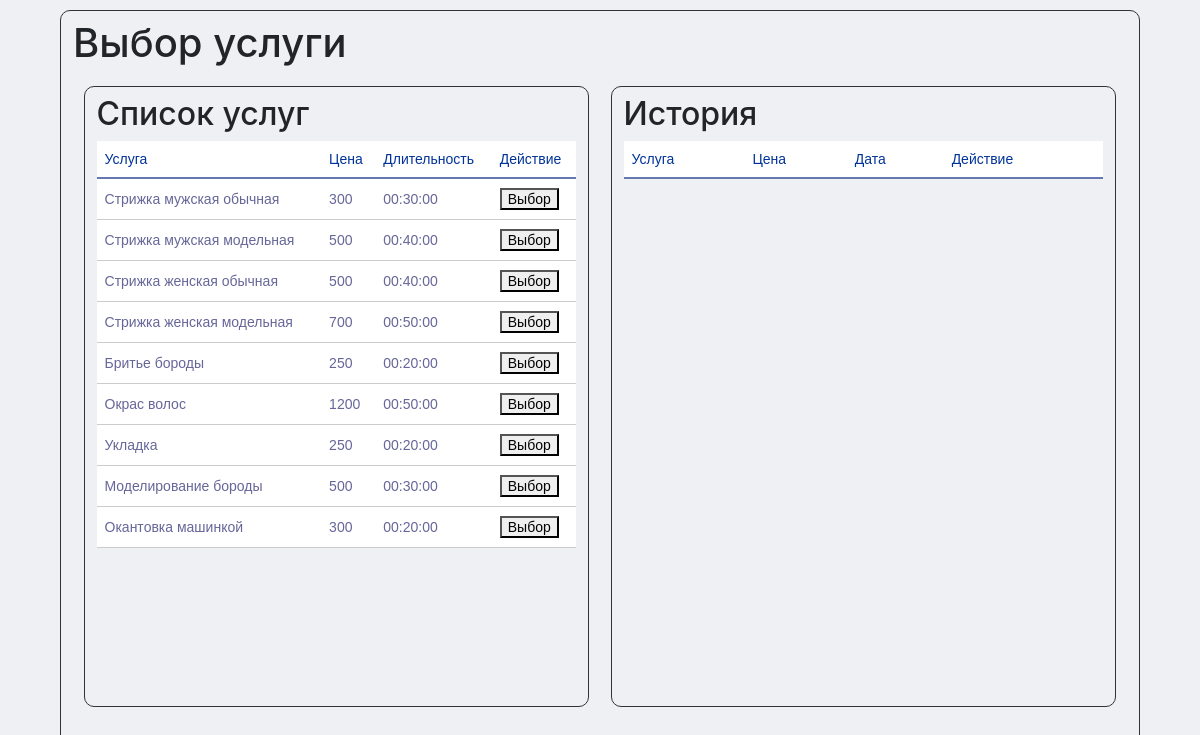
Page /service_select.php on the committed database.
### tables this page shows
CREATE TABLE `services` (
  `service_id` int(11) UNSIGNED NOT NULL,
  `service_name` varchar(255) NOT NULL,
  `price` int(11) UNSIGNED NOT NULL,
  `duration` time NOT NULL,
  `description` varchar(255) DEFAULT NULL
);

### service_select.php (the view, shortened to what this page needs)
<html>
	<head>
		<link rel="stylesheet" href="css/schedule.css">
		<link rel="stylesheet" href="https://stackpath.bootstrapcdn.com/bootstrap/4.3.1/css/bootstrap.min.css">
	</head>
	<body>
		<div class="work_area">
			<div class="shadowbox">
				<h1>Выбор услуги</h1>
				<div class="shadowbox_column"><h2>Список услуг</h2>
					<?php
						$client_id = $_GET['client_id'];
	          require 'configDB.php';
            echo '<table class="schedule_table">';
      	    echo '
      				<tr>
      				<th>Услуга</th>
      				<th>Цена</th>
      				<th>Длительность</th>
              <th>Действие</th>
      				</tr>';
	          $query = $pdo->query('SELECT * FROM services ORDER BY service_id ASC');
	          while($row = $query->fetch(PDO::FETCH_OBJ)) {
                echo '<tr><td>'.$row->service_name.'</td><td>'.$row->price.'</td><td>'.$row->duration.'</td><td><a href="/worker_select.php?client_id='.$client_id.'&service_id='.$row->service_id.'&service_name='.$row->service_name.'&price='.$row->price.'&duration='.$row->duration.'"><button>Выбор</button></a></td>';
	          }
            echo '</table>';
	        ?>
				</div>
				<div class="shadowbox_column"><h2>История</h2>
					<?php
						echo '<table class="schedule_table">';
						echo '
							<tr>
							<th>Услуга</th>
							<th>Цена</th>
							<th>Дата</th>
							<th>Действие</th>
							</tr>';
						echo '</table>';
	        ?>
				</div>
			</div>
		</div>
	</body>
</html>

### css/schedule.css (style rules this page uses)
body { background-color: #EFF0F3!important }
.work_area { margin-top: 10px; width: 90%!important; margin-right: auto; margin-left: auto; }
.shadowbox { width: 100%; height: 97%; border: 1px solid #333; border-radius: 10px; padding: 8px 12px; }
.shadowbox_column { width: 48%; height: 82%; border: 1px solid #333; border-radius: 10px; display: inline; float: left; margin: 1%; overflow-x: hidden; overflow-y: auto; padding: 8px 12px; }
table { width: 100%; }
.schedule_table { font-family: "Lucida Sans Unicode", "Lucida Grande", Sans-Serif; font-size: 14px; background: white; max-width: 100%; width: 100%; border-collapse: collapse; text-align: left; }
.schedule_table th { font-weight: normal; color: #039; border-bottom: 2px solid #6678b1; padding: 10px 8px; }
.schedule_table td { border-bottom: 1px solid #ccc; color: #669; padding: 9px 8px; transition: .3s linear; }

### rows in the picture
services: service_name "Стрижка мужская обычная", price "300", duration "00:30:00"
services: service_name "Стрижка мужская модельная", price "500", duration "00:40:00"
services: service_name "Стрижка женская обычная", price "500", duration "00:40:00"
services: service_name "Стрижка женская модельная", price "700", duration "00:50:00"
services: service_name "Бритье бороды", price "250", duration "00:20:00"
services: service_name "Окрас волос", price "1200", duration "00:50:00"
services: service_name "Укладка", price "250", duration "00:20:00"
services: service_name "Моделирование бороды", price "500", duration "00:30:00"
services: service_name "Окантовка машинкой", price "300", duration "00:20:00"
